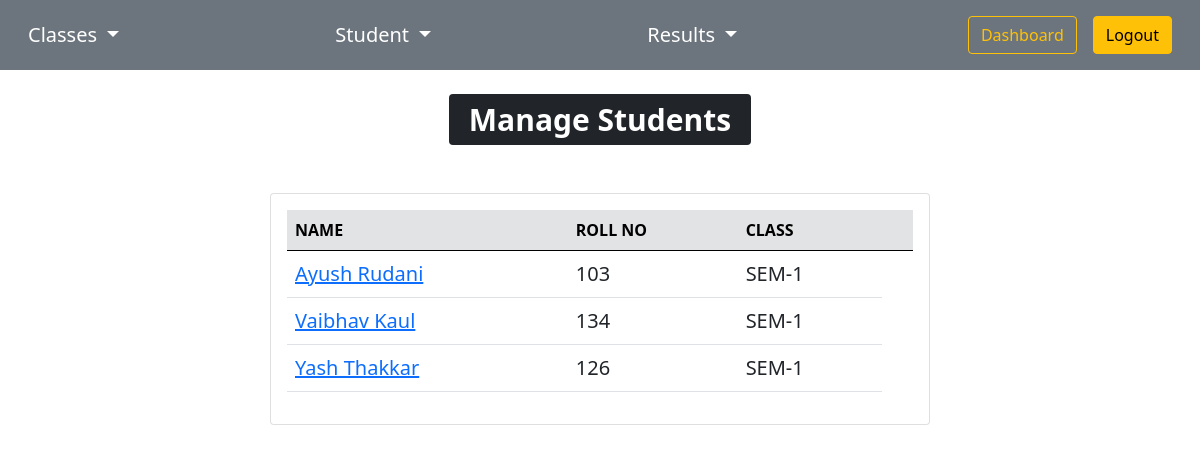
/manage_students.php (signed in), run on the app's committed database.
### tables this page shows
CREATE TABLE `students` (
  `id` varchar(20) NOT NULL,
  `name` varchar(30) NOT NULL,
  `email` varchar(50) NOT NULL,
  `gender` varchar(15) NOT NULL,
  `rno` int(3) NOT NULL,
  `course` varchar(50) NOT NULL,
  `class_name` varchar(30) NOT NULL
);

### manage_students.php (the view, shortened to what this page needs)
<!doctype html>
<html lang="en">
<head>
    <link href="https://cdn.jsdelivr.net/npm/bootstrap@5.0.1/dist/css/bootstrap.min.css" rel="stylesheet">
</head>
<body>
    <center>
        <?php
        include('init.php');
        $sql = "SELECT `id`, `name`, `rno`, `class_name` FROM `students`";
        $result = mysqli_query($conn, $sql);
        echo '<h1><span class="badge bg-dark m-4">Manage Students</span></h1>';
        if (mysqli_num_rows($result) > 0) {
            echo '<div class="card mt-4" style="width:55%;">
            <div class="card-body">';
            echo
            '<table class="table">
                <thead class="table-secondary">
                    <th>NAME</th>
                    <th>ROLL NO</th>
                    <th>CLASS</th>
                    <th></th>
                </thead>';
            echo '<tbody>';
            while ($row = mysqli_fetch_array($result)) {
                echo "<tr>";
                echo "<td class='fs-5'><a href='profile.php?id=" . $row['id'] . "'>" . $row['name'] . "</a></td>";
                echo "<td class='fs-5'>" . $row['rno'] . "</td>";
                echo "<td class='fs-5'>" . $row['class_name'] . "</td>";
                echo "</tr>";
            }
            echo
            '</tbody>
            </table>
            </div>
            </div>';
        } else {
            echo "No Students Available";
        }
        ?>
    </center>
</body>
</html>

### manage_students.php (style rules this page uses)
body { background-image: url("Images/bg3.jpg"); background-repeat: no-repeat; background-size: 100% 100%; -webkit-background-size: cover; -moz-background-size: cover; -o-background-size: cover; background-size: cover; }

### data on the page
students: name "Ayush Rudani", rno "103", class_name "SEM-1"
students: name "Vaibhav Kaul", rno "134", class_name "SEM-1"
students: name "Yash Thakkar", rno "126", class_name "SEM-1"
